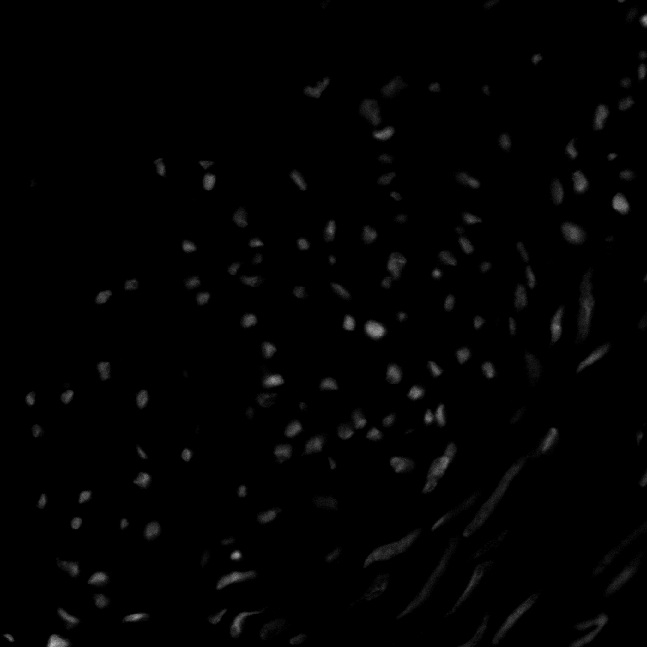
#> input picture Lab03 - Histogram Equalization/im_cells.png, 647 x 647 px
$ jupyter execute Lab03_hist.ipynb
#> lines starting #> are read from the running program, lines starting #| are printed output that depends on the picture
**Prática de Histogramas**

1)
- Produza a imagem ‘negativa’ do arquivo ‘im_cells.png’
- Com a imagem negativa, produza a imagem original novamente.
- Mostre lado a lado a imagem original e a negativa. Em qual deles os objetos presentes na imagem são melhor percebidos? Justifique.
- Aplique a imagem uma função logarítmica.

[cell 1]
import cv2
import numpy as np
from matplotlib import pyplot as plt

# Carregar imagem
img = cv2.imread('im_cells.png', cv2.IMREAD_GRAYSCALE)
#> img is the input picture: shape (647, 647); min 0, max 188, mean 2.4

# Produzir imagem negativa
img_neg = 255 - img
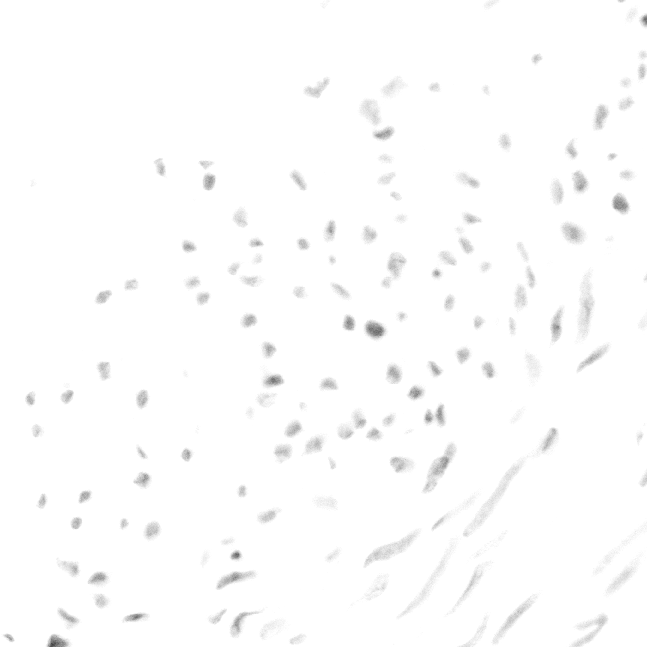
#> img_neg: shape (647, 647); min 67, max 255, mean 252.6

# Produzir imagem original novamente
img_orig = 255 - img_neg

# Mostrar imagens original e negativa lado a lado
plt.subplot(1, 2, 1)
plt.imshow(img, cmap='gray')
plt.title('Imagem Original')
plt.subplot(1, 2, 2)
plt.imshow(img_orig, cmap='gray')
plt.title('Imagem Recuperada')
plt.show()


# Mostrar imagens original e negativa lado a lado
plt.subplot(1, 2, 1)
plt.imshow(img, cmap='gray')
plt.title('Imagem Original')
plt.subplot(1, 2, 2)
plt.imshow(img_neg, cmap='gray')
plt.title('Imagem Negativa')
plt.show()
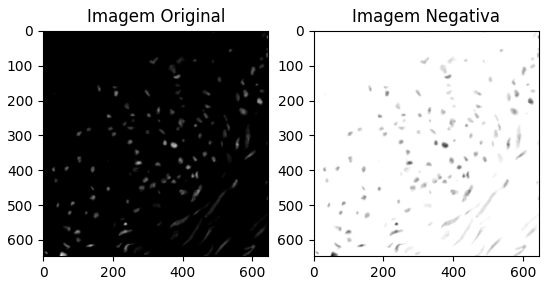
#> figure drawn by matplotlib, 2 panels

# Aplicar transformação logarítmica
c = 255 / np.log(1 + np.max(img))
#> c = 48.65
img_log = (c * np.log(1 + img)).astype('uint8')
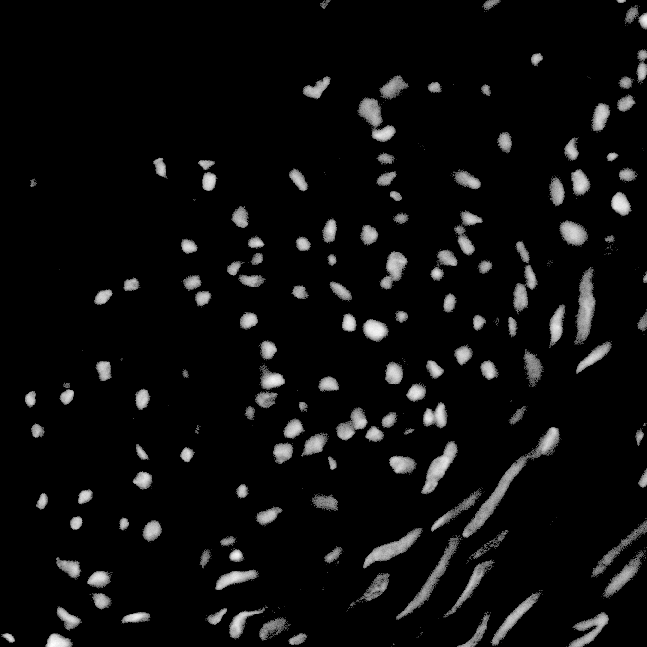
#> img_log: shape (647, 647); min 0, max 255, mean 13.2

# Mostrar imagens original e logarítmica lado a lado
plt.subplot(1, 2, 1)
plt.imshow(img, cmap='gray')
plt.title('Imagem Original')
plt.subplot(1, 2, 2)
plt.imshow(img_log, cmap='gray')
plt.title('Imagem Logarítmica')
plt.show()

2)
- Abra a imagem 'pout.tif' e mostre seu histograma.
- Equalize a imagem anterior e mostre novamente seu histograma. Mostra a curva de transformação (consulte https://www.mathworks.com/help/images/histogram-equalization.html)
(procurar função OpenCV)

[cell 2]
import cv2
import numpy as np
import matplotlib.pyplot as plt

# Abre a imagem
img = cv2.imread('pout.tif', cv2.IMREAD_GRAYSCALE)
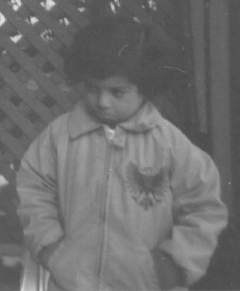
#> input picture Lab03 - Histogram Equalization/pout.tif, 240 x 291 px
#> img is the input picture: shape (291, 240); min 74, max 224, mean 110.3

# Mostra o histograma
plt.hist(img.ravel(), bins=256, range=(0, 256))
plt.title('Histograma da imagem original')
plt.show()
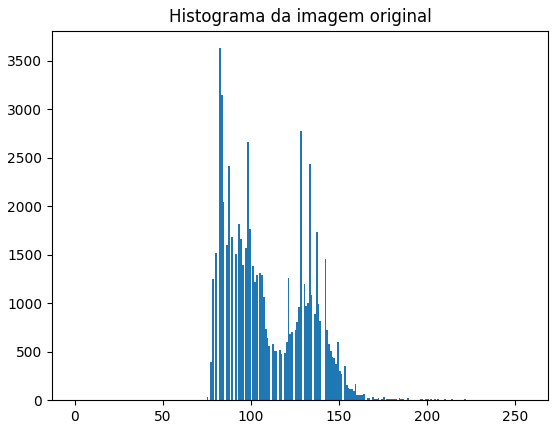
#> figure drawn by matplotlib, 1 panel; tallest bar 3628 high, from x = 82 to 83

# Equaliza a imagem
img_eq = cv2.equalizeHist(img)
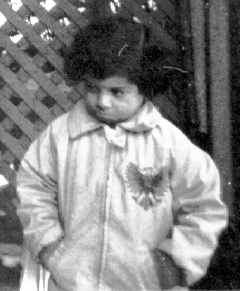
#> img_eq: shape (291, 240); min 0, max 255, mean 130.4

# Mostra o histograma da imagem equalizada
plt.hist(img_eq.ravel(), bins=256, range=(0, 256))
plt.title('Histograma da imagem equalizada')
plt.show()
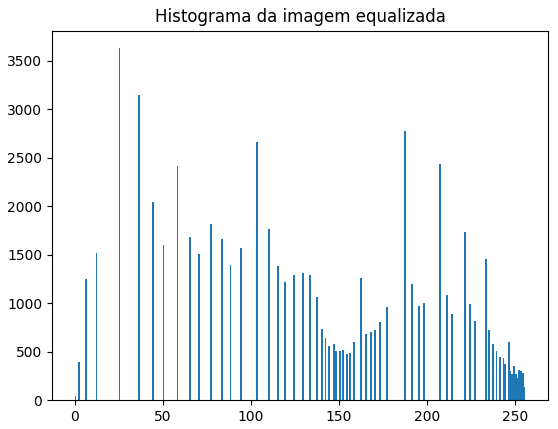
#> figure drawn by matplotlib, 1 panel; tallest bar 3628 high, from x = 25 to 26

# Mostra a imagem original e a imagem equalizada
fig, axs = plt.subplots(1, 2, figsize=(10, 5))
axs[0].imshow(img, cmap='gray')
axs[0].set_title('Imagem original')
axs[1].imshow(img_eq, cmap='gray')
axs[1].set_title('Imagem equalizada')
plt.show()

# Mostra a curva de transformação
hist, bins = np.histogram(img.ravel(), 256, [0, 256])
#> hist = 256 values, max 3628 at index 82, min 0 at index 0, mean 272.8; bins = 257 values from 0 to 256
cdf = hist.cumsum()
#> cdf = 256 values from 0 to 69840
cdf_normalized = cdf * hist.max() / cdf.max()
#> cdf_normalized = 256 values from 0 to 3628

fig, axs = plt.subplots(1, 2, figsize=(10, 5))
axs[0].plot(cdf_normalized, color='b')
axs[0].hist(img.ravel(), 256, [0, 256], color='r')
axs[0].set_xlim([0, 256])
axs[0].set_ylim([0, 5000])
axs[0].legend(('Curva de transformação', 'Histograma'))
axs[0].set_title('Curva de transformação da imagem original')

hist_eq, bins_eq = np.histogram(img_eq.ravel(), 256, [0, 256])
#> hist_eq = 256 values, max 3628 at index 25, min 0 at index 1, mean 272.8; bins_eq = 257 values from 0 to 256
cdf_eq = hist_eq.cumsum()
#> cdf_eq = 256 values from 40 to 69840
cdf_normalized_eq = cdf_eq * hist_eq.max() / cdf_eq.max()
#> cdf_normalized_eq = 256 values from 2.08 to 3628

axs[1].plot(cdf_normalized_eq, color='b')
axs[1].hist(img_eq.ravel(), 256, [0, 256], color='r')
axs[1].set_xlim([0, 256])
axs[1].set_ylim([0, 5000])
axs[1].legend(('Curva de transformação', 'Histograma'))
axs[1].set_title('Curva de transformação da imagem equalizada')

plt.show()
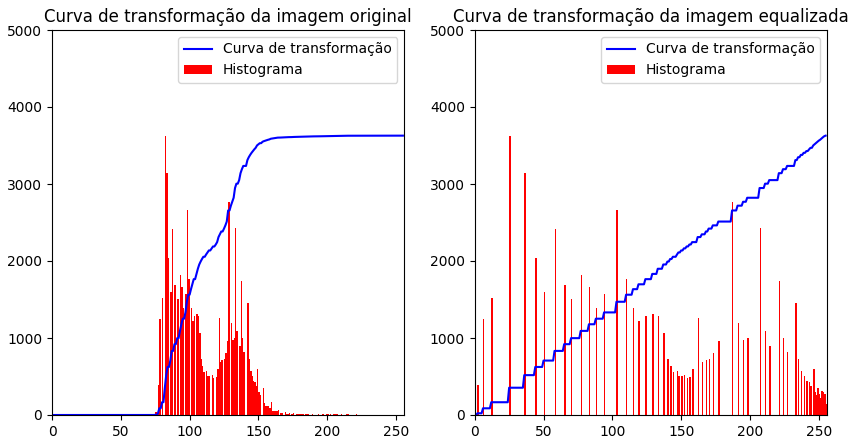
#> figure drawn by matplotlib, 2 panels; panel 1: tallest bar 3628 high, from x = 82 to 83; panel 1: curve peaks at x = 224, y = 3628; panel 2: tallest bar 3628 high, from x = 25 to 26; panel 2: curve peaks at x = 255, y = 3628

3) *Implemente* o algoritmo de equalização de histograma e aplique a imagem ‘imcells.png’. Use o mínimos de laços for - tente realizar operações diretas com matrizes e vetores do numpy
- Aplique o mesmo algortimo 2x na mesma imagem e compare os resultados

[cell 3]
import cv2
import numpy as np
import matplotlib.pyplot as plt

# Carrega a imagem em escala de cinza
img = cv2.imread('im_cells.png', cv2.IMREAD_GRAYSCALE)

# Calcula o histograma
hist, _ = np.histogram(img.flatten(), bins=256, range=(0, 256))
#> hist = 256 values, max 378408 at index 0, min 0 at index 149, mean 1635.2

# Calcula o histograma acumulado normalizado
cdf = hist.cumsum()
#> cdf = 256 values from 378408 to 418609
cdf_normalized = (cdf - cdf.min()) * 255 / (cdf.max() - cdf.min())
#> cdf_normalized = 256 values from 0 to 255

# Aplica a equalização ao vetor de intensidades
img_eq = cdf_normalized[img.flatten()].astype('uint8')

# Aplica a equalização novamente
img_eq2 = cdf_normalized[img_eq].astype('uint8')

#redimensionar img_eq de volta ao formato da imagem original.
img_eq_reshaped = np.reshape(img_eq, img.shape)
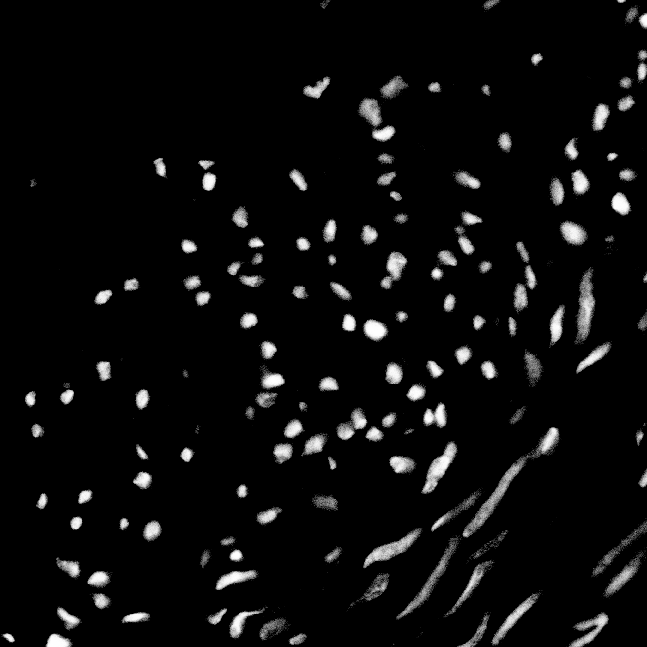
#> img_eq_reshaped: shape (647, 647); min 0, max 255, mean 12.4
img_eq_reshaped2 = np.reshape(img_eq2, img.shape)
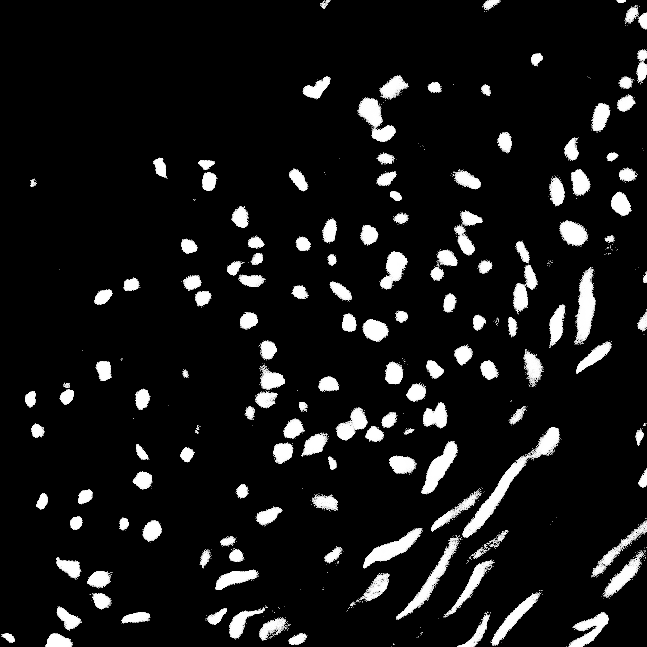
#> img_eq_reshaped2: shape (647, 647); min 0, max 255, mean 22.5

# Mostra as imagens original e equalizada
fig, axs = plt.subplots(1, 3, figsize=(10, 5))
axs[0].imshow(img, cmap='gray')

axs[0].set_title('Imagem original')
axs[1].imshow(img_eq_reshaped, cmap='gray')
axs[1].set_title('Imagem equalizada 1x')
axs[2].imshow(img_eq_reshaped2, cmap='gray')
axs[2].set_title('Imagem equalizada 2x')
plt.show()
